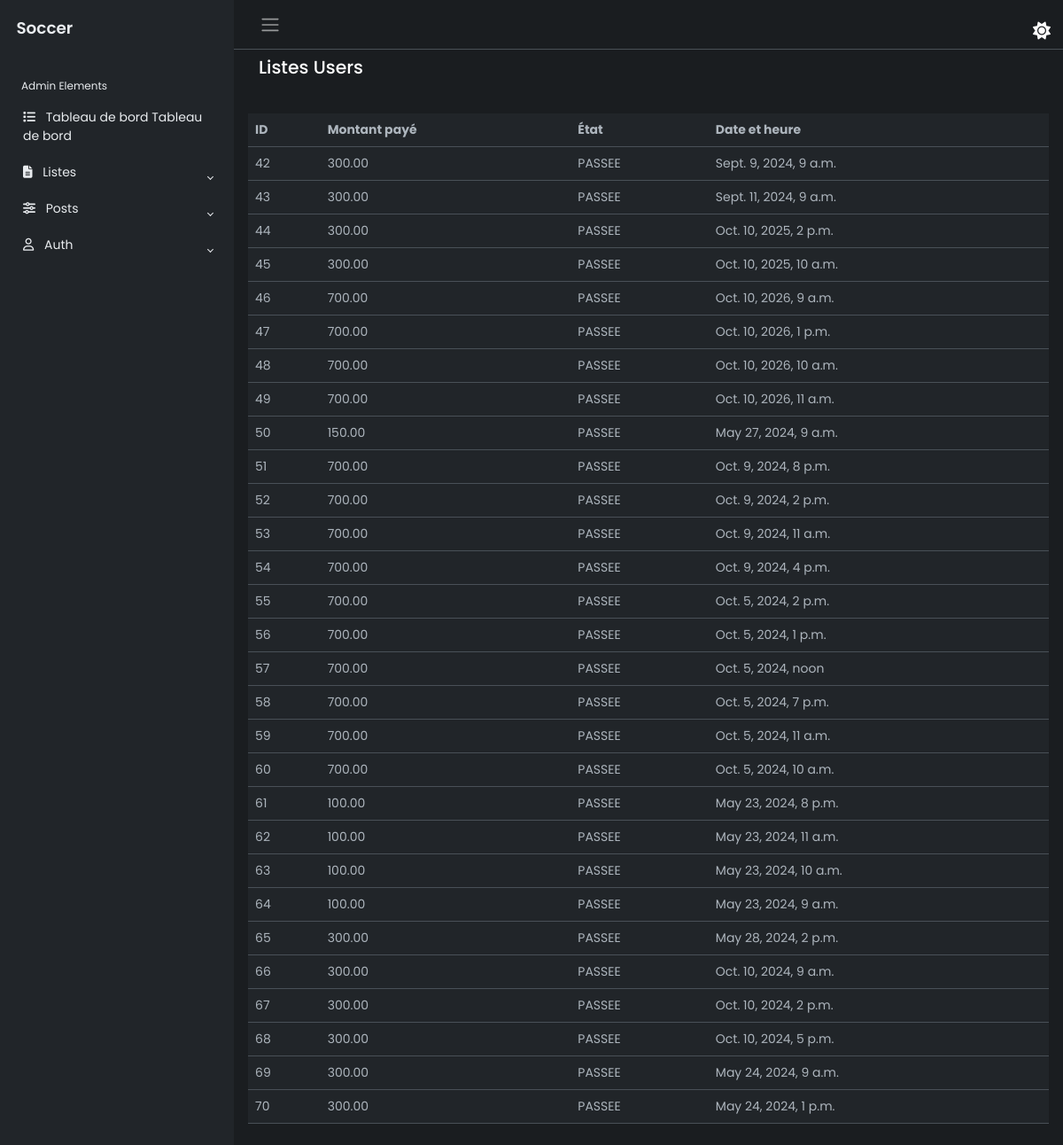
The page /List_reservations/ on the database as committed earlier.
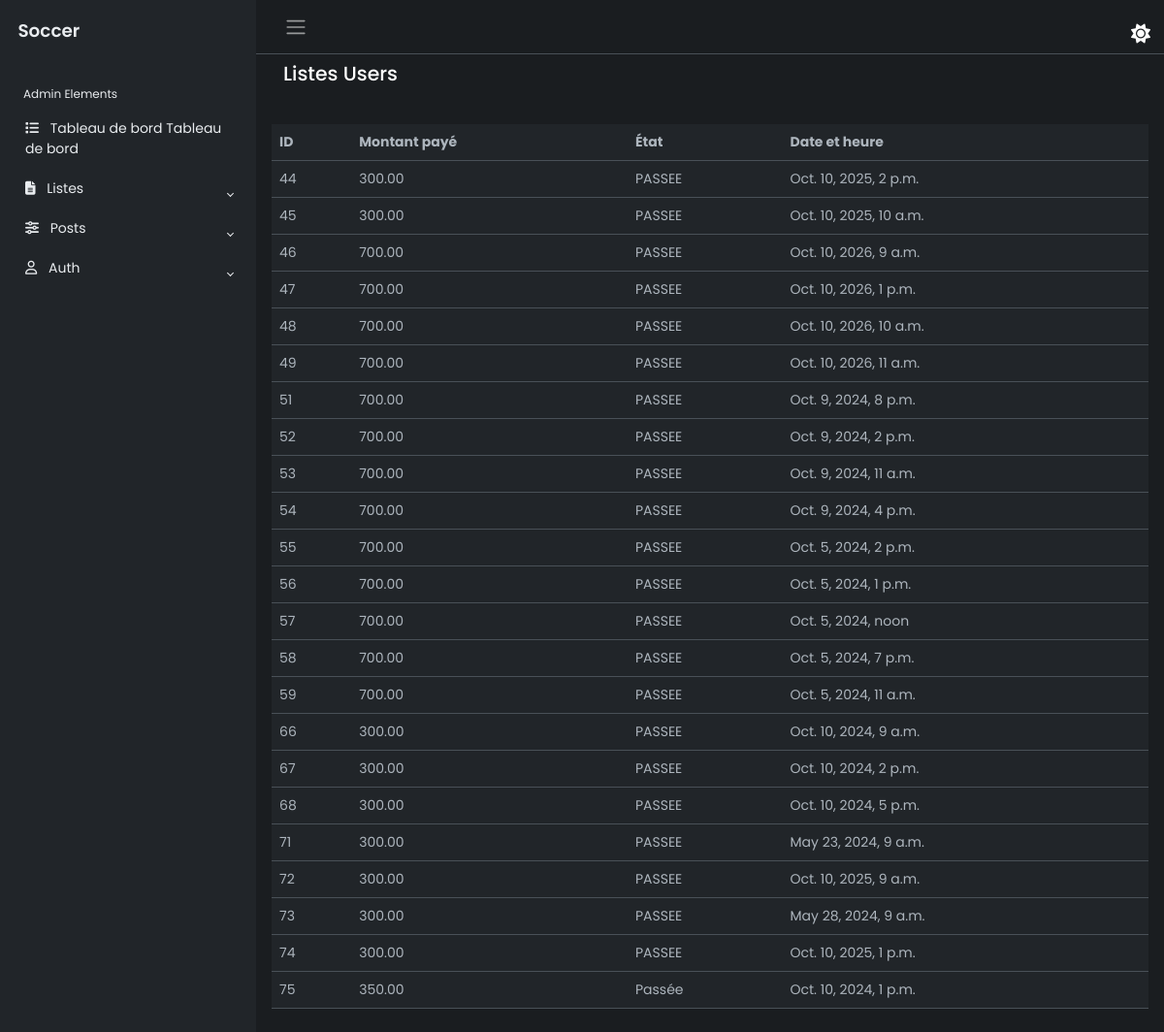
The same page on the database as committed later.
### terrains/models.py (models this page shows, shortened)
class Reservation(models.Model):
    montant_payer = models.DecimalField(max_digits=10, decimal_places=2, default=0.0)
    etat = models.CharField(max_length=20, choices=[(tag.value, tag.name) for tag in EtatReservation], default=EtatReservation.PASSEE.value )
    date_time = models.DateTimeField(null=True, blank=True)
    user = models.ForeignKey(User, on_delete=models.CASCADE, null=True, blank=True)
    terrain_id = models.ForeignKey('Terrain', on_delete=models.CASCADE, default=None)

### terrains/views.py (the view)
# urls.py: path('List_reservations/', views.liste_reservations, name='liste_reservations'),
def liste_reservations(request):
    reservations = Reservation.objects.all()
    return render(request, 'terrains/liste_reservations.html', {'reservations': reservations})

### terrains/templates/terrains/liste_reservations.html (shortened to what this page needs)
{% extends 'terrains/dashBase.html' %}
  {% block content %}
       <div class="main">
            <nav class="navbar navbar-expand px-3 border-bottom">
                <button class="btn" id="sidebar-toggle" type="button">
                    <span class="navbar-toggler-icon"></span>
                </button>
                <div class="navbar-collapse navbar">
                </div>
            </nav>
            <main class="content px-3 py-2">
                <div class="container-fluid">
                    <div class="mb-3">
                        <h4>Listes Users</h4>
                    </div>
                    <div class="row">
                        <div class="col-12 col-md-6 d-flex">
                        </div>
<table class="table table-hover">
  <thead class="thead-dark">
    <tr>
      <th scope="col">ID</th>
      <th scope="col">Montant payé</th>
      <th scope="col">État</th>
      <th scope="col">Date et heure</th>
    </tr>
  </thead>
  <tbody>
    {% for reservation in reservations %}
    <tr>
      <td>{{ reservation.id }}</td>
      <td>{{ reservation.montant_payer }}</td>
      <td>{{ reservation.etat }}</td>
      <td>{{ reservation.date_time }}</td>
    </tr>
    {% endfor %}
  </tbody>
</table>
  {% endblock content %}

Rows that differ between the two databases and show on the page:
removed Reservation: id "42", montant_payer "300.00", etat "PASSEE", date_time "Sept. 9, 2024, 9 a.m."
removed Reservation: id "43", montant_payer "300.00", etat "PASSEE", date_time "Sept. 11, 2024, 9 a.m."
removed Reservation: id "50", montant_payer "150.00", etat "PASSEE", date_time "May 27, 2024, 9 a.m."
removed Reservation: id "60", montant_payer "700.00", etat "PASSEE", date_time "Oct. 5, 2024, 10 a.m."
removed Reservation: id "61", montant_payer "100.00", etat "PASSEE", date_time "May 23, 2024, 8 p.m."
removed Reservation: id "62", montant_payer "100.00", etat "PASSEE", date_time "May 23, 2024, 11 a.m."
removed Reservation: id "63", montant_payer "100.00", etat "PASSEE", date_time "May 23, 2024, 10 a.m."
removed Reservation: id "64", montant_payer "100.00", etat "PASSEE", date_time "May 23, 2024, 9 a.m."
removed Reservation: id "65", montant_payer "300.00", etat "PASSEE", date_time "May 28, 2024, 2 p.m."
removed Reservation: id "69", montant_payer "300.00", etat "PASSEE", date_time "May 24, 2024, 9 a.m."
removed Reservation: id "70", montant_payer "300.00", etat "PASSEE", date_time "May 24, 2024, 1 p.m."
added Reservation: id "71", montant_payer "300.00", etat "PASSEE", date_time "May 23, 2024, 9 a.m."
added Reservation: id "72", montant_payer "300.00", etat "PASSEE", date_time "Oct. 10, 2025, 9 a.m."
added Reservation: id "73", montant_payer "300.00", etat "PASSEE", date_time "May 28, 2024, 9 a.m."
added Reservation: id "74", montant_payer "300.00", etat "PASSEE", date_time "Oct. 10, 2025, 1 p.m."
added Reservation: id "75", montant_payer "350.00", etat "Passée", date_time "Oct. 10, 2024, 1 p.m."
